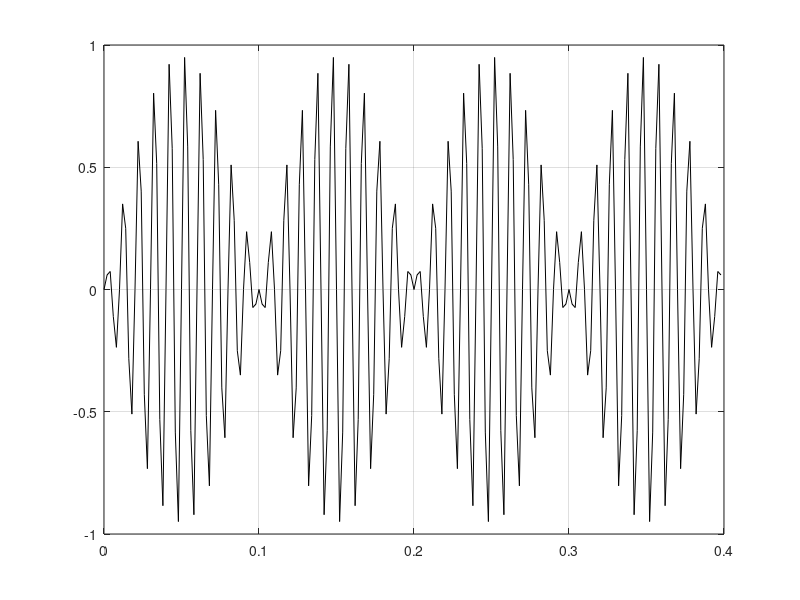
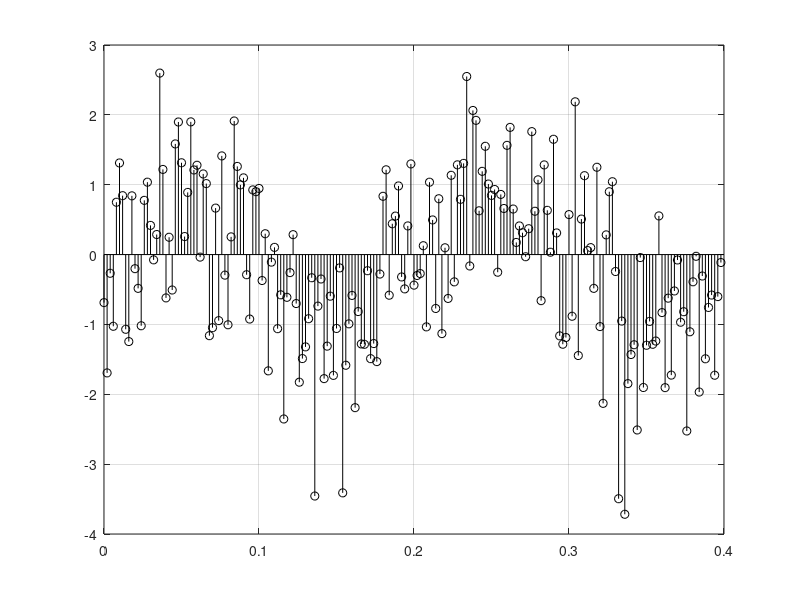
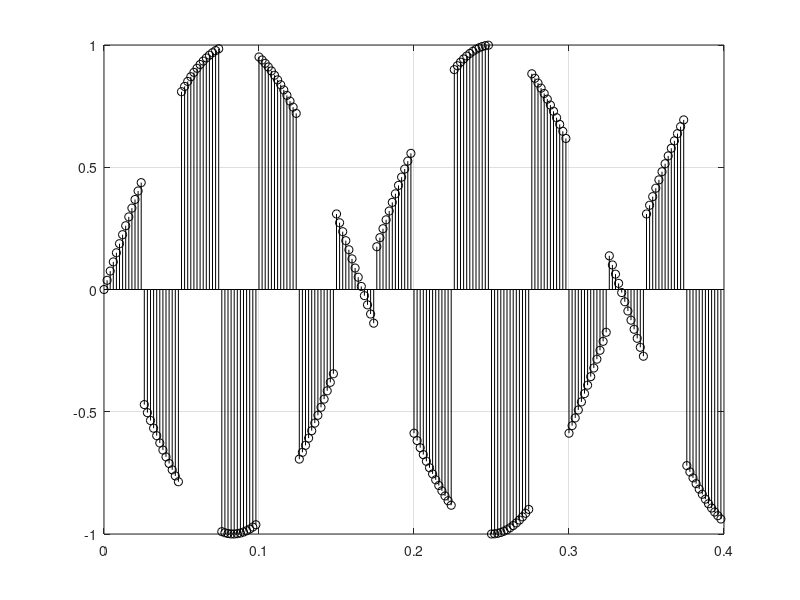

Source code (MATLAB) for these figures, in order:
% sinyal sinus 5 Hz * 100 Hz
n=0:199;
T=0.002;
y=sin(2*pi*5*n*T);
z=sin(2*pi*100*n*T);
x=y.*z;
figure(1);
plot(n*T,x,'k'), grid;

% sinyal sinus 5 Hz + random
n=0:199;
T=0.002;
y=sin(2*pi*5*n*T)+randn(size(n));
figure(2);
stem(n*T,y,'k'), grid;

% sinyal kosinus 3 Hz * kotak 20 Hz
n=0:199;
T=0.002;
y=sin(2*pi*3*n*T);
z=square(2*pi*20*n*T);
x=y.*z;
figure(3);
stem(n*T,x,'k'), grid;
